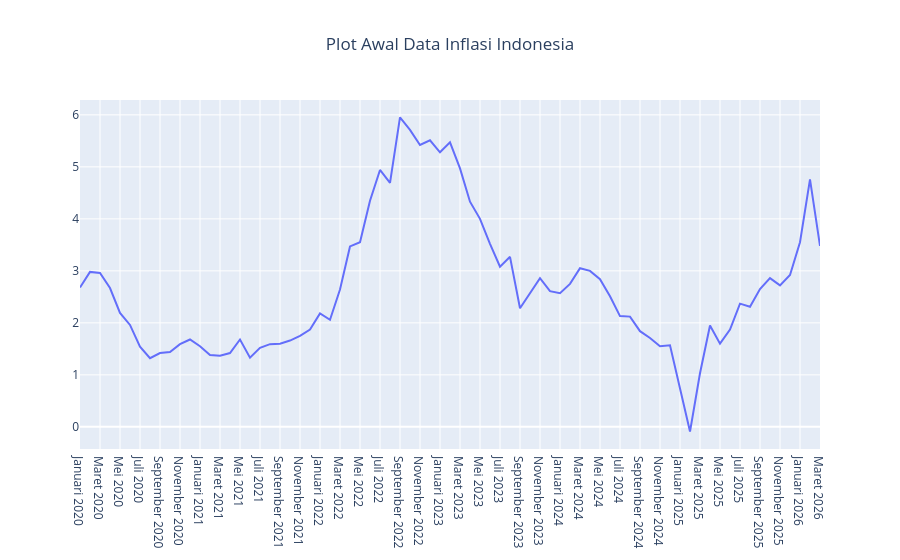

Notebook code for this chart:
### Markdown cell above
## 3. Visualisasi Data Awal Inflasi

### Code cell
# Keterangan Data:
# - Periode: Menunjukkan tahun dari 2020 hingga 2026.
# - Data Inflasi: Menunjukkan tingkat inflasi dalam bentuk persentase untuk setiap tahun yang tercantum dalam periode. 
# Data ini mencerminkan perubahan harga barang dan jasa dari tahun

# Tentukan Sumbu x dan y
waktu = df['Periode']
tingkat_inflasi = df['Data Inflasi']

tingkat_inflasi = tingkat_inflasi.str.replace('%', '').str.strip().astype(float)

# Buat Grafik Line Plot
plot_inflasi = go.Scatter(
    x = waktu,
    y = tingkat_inflasi,
    mode = 'lines'
)

layout = {
    'title' : {
        'text' : 'Plot Awal Data Inflasi Indonesia',
        'x' : 0.5
    }
}

fig = go.Figure(data = plot_inflasi, layout = layout)
fig.show()

# Berdasarkan grafik line plot, kita dapat melihat bahwa data inflasi Indonesia menunjukkan tren yang meningkat dari tahun 2020 hingga 2026. 
# Namun, terdapat fluktuasi yang signifikan pada tahun 2021 dan 2022, yang mungkin disebabkan oleh faktor-faktor eksternal seperti pandemi COVID-19. 
# Secara keseluruhan, data ini menunjukkan bahwa tingkat inflasi cenderung meningkat seiring waktu, meskipun terdapat beberapa periode dengan penurunan yang tajam.

### Figure 1 — Plotly figure (JSON) as saved in the notebook; plotly's stock layout.template omitted (floating-point values rounded to 4 significant figures)
{"data": [{"mode": "lines", "type": "scatter", "x": ["Januari 2020", "Februari 2020", "Maret 2020", "April 2020", "Mei 2020", "Juni 2020", "Juli 2020", "Agustus 2020", "September 2020", "Oktober 2020", "November 2020", "Desember 2020", "Januari 2021", "Februari 2021", "Maret 2021", "April 2021", "Mei 2021", "Juni 2021", "Juli 2021", "Agustus 2021", "September 2021", "Oktober 2021", "November 2021", "Desember 2021", "Januari 2022", "Februari 2022", "Maret 2022", "April 2022", "Mei 2022", "Juni 2022", "Juli 2022", "Agustus 2022", "September 2022", "Oktober 2022", "November 2022", "Desember 2022", "Januari 2023", "Februari 2023", "Maret 2023", "April 2023", "Mei 2023", "Juni 2023", "Juli 2023", "Agustus 2023", "September 2023", "Oktober 2023", "November 2023", "Desember 2023", "Januari 2024", "Februari 2024", "Maret 2024", "April 2024", "Mei 2024", "Juni 2024", "Juli 2024", "Agustus 2024", "September 2024", "Oktober 2024", "November 2024", "Desember 2024", "Januari 2025", "Februari 2025", "Maret 2025", "April 2025", "Mei 2025", "Juni 2025", "Juli 2025", "Agustus 2025", "September 2025", "Oktober 2025", "November 2025", "Desember 2025", "Januari 2026", "Februari 2026", "Maret 2026"], "y": [2.68, 2.98, 2.96, 2.67, 2.19, 1.96, 1.54, 1.32, 1.42, 1.44, 1.59, 1.68, 1.55, 1.38, 1.37, 1.42, 1.68, 1.33, 1.52, 1.59, 1.6, 1.66, 1.75, 1.87, 2.18, 2.06, 2.64, 3.47, 3.55, 4.35, 4.94, 4.69, 5.95, 5.71, 5.42, 5.51, 5.28, 5.47, 4.97, 4.33, 4.0, 3.52, 3.08, 3.27, 2.28, 2.56, 2.86, 2.61, 2.57, 2.75, 3.05, 3.0, 2.84, 2.51, 2.13, 2.12, 1.84, 1.71, 1.55, 1.57, 0.76, -0.09, 1.03, 1.95, 1.6, 1.87, 2.37, 2.31, 2.65, 2.86, 2.72, 2.92, 3.55, 4.76, 3.48]}], "layout": {"title": {"text": "Plot Awal Data Inflasi Indonesia", "x": 0.5}}}
